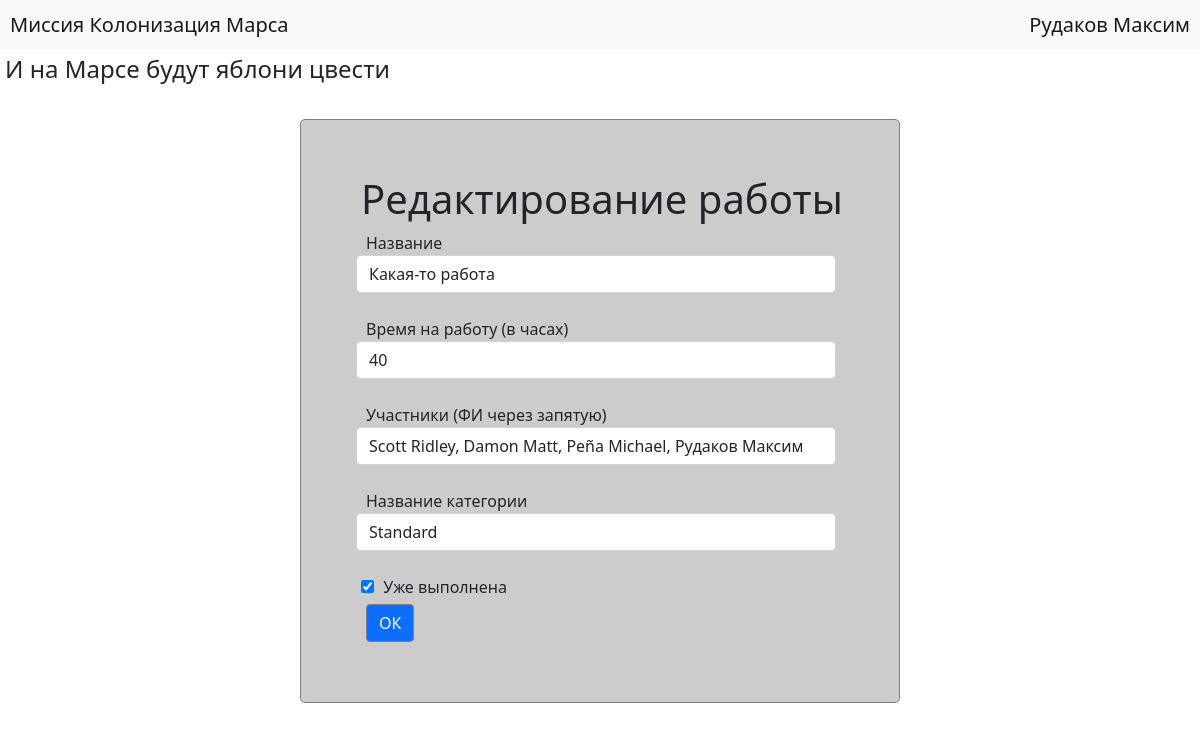
Screenshot of /add_job/4 (signed in) with the database file from the repository.
### data/users.py (models this page shows, shortened)
class User(SqlAlchemyBase, UserMixin, SerializerMixin):
    __tablename__ = 'users'
    id = Column(sqlalchemy.Integer, primary_key=True, autoincrement=True)
    surname = Column(sqlalchemy.String)
    name = Column(sqlalchemy.String)
    age = Column(sqlalchemy.Integer)
    position = Column(sqlalchemy.String)
    speciality = Column(sqlalchemy.String)
    address = Column(sqlalchemy.String)
    city_from = Column(sqlalchemy.String)
    email = Column(sqlalchemy.String, unique=True)
    hashed_password = Column(sqlalchemy.String)
    modified_date = Column(sqlalchemy.DateTime, default=datetime.datetime.now)
    def fio(self):
        return self.surname + ' ' + self.name

### data/jobs.py (models this page shows, shortened)
class Jobs(SqlAlchemyBase, SerializerMixin):
    __tablename__ = 'jobs'
    id = Column(sqlalchemy.Integer, primary_key=True, autoincrement=True)
    team_leader = Column(sqlalchemy.Integer, sqlalchemy.ForeignKey("users.id"))
    job = Column(sqlalchemy.String)
    work_size = Column(sqlalchemy.Integer)
    collaborators = Column(sqlalchemy.String)
    category = Column(sqlalchemy.Integer, sqlalchemy.ForeignKey("categories.id"))
    start_date = Column(sqlalchemy.DateTime, default=datetime.now)
    end_date = Column(sqlalchemy.DateTime, default=lambda: datetime.now() + timedelta(days=1))
    is_finished = Column(sqlalchemy.Boolean, default=False)

### main.py (the view, shortened to what this page needs)
@app.route('/add_job/<int:id>',  methods=['GET', 'POST'])
@login_required
def update_job(id):
    form = JobsForm()
    session = create_session()
    job = session.query(Jobs).filter(Jobs.id == id).first()
    if current_user.id != 1 and current_user.id != job.team_leader:
        return redirect('/')
    form.job.data = job.job
    form.work_size.data = job.work_size
    collaborators = []
    for collaborator in job.collaborators.split(', '):
        collaborators.append(session.query(User).filter(User.id == collaborator).first().fio())
    form.collaborators.data = ', '.join(collaborators)
    form.category.data = session.query(Category).filter(Category.id == job.category).first().name
    form.is_finished.data = job.is_finished
    return render_template('job.html', title=f"Редактирование работы", form=form)

### forms/jobs.py
class JobsForm(FlaskForm):
    job = StringField('Название', validators=[DataRequired()])
    work_size = IntegerField('Время на работу (в часах)', validators=[DataRequired()])
    collaborators = StringField('Участники (ФИ через запятую)', validators=[DataRequired()])
    category = StringField('Название категории', validators=[DataRequired()])
    is_finished = BooleanField('Уже выполнена')
    submit = SubmitField('ОК')

### data/db_session.py (called while the page is built)
def create_session() -> Session:
    global __factory
    return __factory()

### main.py (called while the page is built)
@login_manager.user_loader
def load_user(user_id):
    session = create_session()
    return session.query(User).get(user_id)

### templates/job.html (shortened to what this page needs)
{% extends "base.html" %}
{% block content %}
<form class="login_form" method="post">
    <h1>{{ title }}</h1>
    <p>
        {{ form.job.label }}<br>
        {{ form.job(class="form-control") }}<br>
    </p>
    <p>
        {{ form.work_size.label }}<br>
        {{ form.work_size(class="form-control") }}<br>
    </p>
    <p>
        {{ form.collaborators.label }}<br>
        {{ form.collaborators(class="form-control") }}<br>
    </p>
    <p>
        {{ form.category.label }}<br>
        {{ form.category(class="form-control") }}<br>
    </p>
    <p class="checkmark">{{ form.is_finished() }} {{ form.is_finished.label }}</p>
    <p>{{ form.submit(type="submit", class="btn btn-primary") }}</p>
</form>
{% endblock %}

### templates/base.html (shortened to what this page needs)
<!DOCTYPE html>
<html lang="en">
    <head>
        <link rel="stylesheet"
        href="https://cdn.jsdelivr.net/npm/bootstrap@5.0.0-beta1/dist/css/bootstrap.min.css"
>
        <link rel="stylesheet" type="text/css" href="/static/css/style.css"/>
    </head>
    <body>
        <header>
            <nav class="navbar navbar-light bg-light">
                <a class="navbar-brand" href="/">Миссия Колонизация Марса</a>
                {% if current_user.is_authenticated %}
                    <a class="navbar-brand" href="/logout">{{ current_user.surname + ' ' + current_user.name }}</a>
                {% else %}
                    <p>
                        <a class="btn btn-primary " href="/register">Зарегистрироваться</a>
                        <a class="btn btn-success" href="/login">Войти</a>
                    </p>
                {% endif %}
            </nav>
            <h4> И на Марсе будут яблони цвести</h4>
        </header>
        {% block content %}{% endblock %}
    </body>
</html>

### static/css/style.css (style rules this page uses)
form { margin-top: 30px; margin-bottom: 20px; margin-left: auto; margin-right: auto; border: 1px solid gray; border-radius: 5px; padding: 30px; }
form.login_form { width: 600px; background-color: #cccccc; text-indent: 5px; padding: 55px; }
p.checkmark { text-indent: 5px; }
a { text-decoration: none; white-space: nowrap; cursor: pointer; color: #050505; }
nav { min-height: 50px; background-color: #eeeefe; }
.navbar { padding-top: 0px; padding-bottom: 0px; }
a.navbar-brand { margin-left: 10px; margin-right: 10px; padding-top: 0px; padding-bottom: 0px; }
p { margin-bottom: 0px; }
h1 { margin-left: auto; margin-right: auto; max-width: 600px; }
h4 { padding: 5px; }
label { font: 30px; }
input { margin-left: 0px; max-width: 480px; }
.btn { margin: 5px; border: 1px solid gray; text-indent: 0px; }

### rows the page displays
User: surname+name "Рудаков Максим"
Jobs: job "Какая-то работа", work_size "40", collaborators "Scott Ridley, Damon Matt, Peña Michael, Рудаков Максим", category "Standard", is_finished "☑"

### other values shown
{{ title }} "Редактирование работы"
